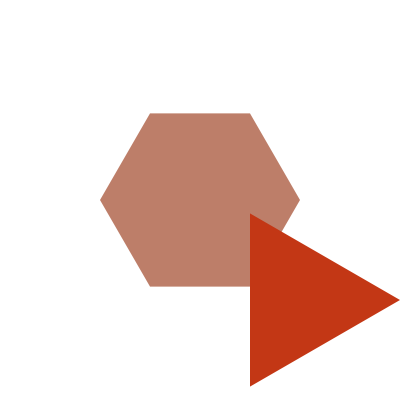
Frame 1 (no input)
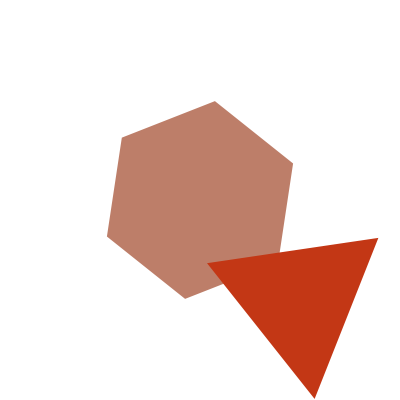
Frame 60 (the mouse pressed at the canvas centre just before this capture)
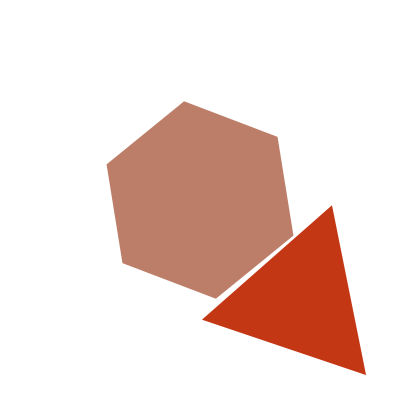
Frame 120 (the mouse held since frame 60 and released just before this capture)

The Processing sketch that drew these frames (run headless with seeded random() and noise(); from frame 60 on, the mouse is pressed at the canvas centre):

// Processing sketch: processing_121341
// ── processing_121341.pde

PolygonX p, o;
void setup() {
  size(400, 400);
  p = new PolygonX(6, 100);
  o = new PolygonX(3, 100);
}

void draw() {
  background(-1);
  translate(width/2, height/2); // for the simplicity 
  p.display();
  p.update();
  translate(width/2-100, height/2-100); // you can use Array for multiple instance or you can just use Arraylist and generate polygons at mouse click postion translate(mouseX,mouseY)
  o.display();
  o.update();
}

//---------- polygon class ------------
class PolygonX {
  int edges, size;
  float speed, v;
  color c;
  PolygonX(int edges, int size) {
    this.edges = edges;
    this.size = size;
    v = random(0, 0.1);
    c = (color) random(#000000);
  }

  void display() {
    fill(c);
    noStroke();
    pushMatrix();
    rotate(speed);
    beginShape();
    for (int i=0;i<edges+1;i++) {
      float y = size*sin(i*2*PI/edges);
      float x = size*cos(i*2*PI/edges);
      vertex(x, y);
    }
    endShape();
    popMatrix();
  }
  void update() {
    speed=speed+v;
  }
}
